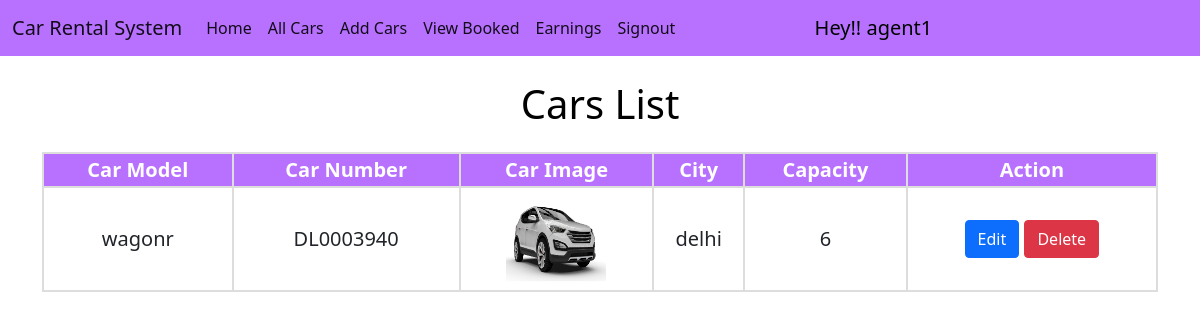
Page /car_agency_dashboard/ (signed in) on the committed database.
### home/models.py (models this page shows, shortened)
class User(AbstractUser):
    is_customer= models.BooleanField('customer status',default=False)
    is_car_agency= models.BooleanField('car agency status',default=False)

class Car(models.Model):
    model = models.CharField(max_length=50)
    number = models.CharField(max_length=50, unique=True)
    image = models.ImageField(upload_to="")
    car_agency = models.ForeignKey(CarAgency, on_delete=models.PROTECT)
    capacity = models.CharField(max_length=2)
    location = models.ForeignKey(Location, on_delete=models.SET_NULL, null=True)
    is_available = models.BooleanField(default=True)
    rent = models.CharField(max_length=10, blank=True)

class Location(models.Model):
    city = models.CharField(max_length=50)

### home/views.py (the view)
# urls.py: path("car_agency_dashboard/", views.all_cars, name="all_cars"),
def all_cars(request):
    dealer = CarAgency.objects.filter(car_agency=request.user).first()
    cars = Car.objects.filter(car_agency=dealer)
    return render(request, "all_cars.html", {'cars':cars})

### home/templates/all_cars.html (shortened to what this page needs)
{% extends 'car_agency_navbar.html' %}
{% block body %}
<div class="container">
    {% if cars %}
    <h1 class="mt-4">Cars List</h1>
    <div class="users-table mt-4">
        <table>
            <tbody>
                <tr>
                    <th>Car Model</th>
                    <th>Car Number</th>
                    <th>Car Image</th>
                    <th>City</th>
                    <th>Capacity</th>
                    <th>Action</th>
                </tr>
                {% for car in cars %}
                <tr>
                    <td>{{car.model}}</td>
                    <td>{{car.number}}</td>
                    <td><img src="{{car.image.url}}" alt="" width="100px" height="100px"></td>
                    <td>{{car.location.city}}</td>
                    <td>{{car.capacity}}</td>
                    <td> <a href="/edit_car/{{car.id}}/" class="btn btn-primary">Edit</a>
                        <a href="/delete_car/{{car.id}}/" class="btn btn-danger"
                            onclick="return confirm('Are you sure you want to delete {{car.name}}?')">Delete</a></td>
                </tr>
                {% endfor %}
            </tbody>
        </table>
        {% else %}
        <br>
        <h2>No Cars Added Yet</h2>
        {% endif %}
    </div>
    {% endblock %}

### home/templates/car_agency_navbar.html (shortened to what this page needs)
<!doctype html>
<html lang="en">
<head>
  <link href="https://cdn.jsdelivr.net/npm/bootstrap@5.1.0/dist/css/bootstrap.min.css" rel="stylesheet"
>
</head>
<body>
  <nav class="navbar navbar-expand-lg navbar-light sticky-top">
    <div class="container-fluid">
      <a class="navbar-brand" href="#">Car Rental System</a>
      <div class="collapse navbar-collapse" id="navbarSupportedContent">
        <ul class="navbar-nav me-5">
          <li class="nav-item">
            <a class="nav-link active" aria-current="page" href="/">Home</a>
          </li>
          <li class="nav-item">
            <a class="nav-link active" aria-current="page" href="/all_cars/">All Cars</a>
          </li>
          <li class="nav-item">
            <a class="nav-link active" aria-current="page" href="/add_car/">Add Cars</a>
          </li>
          <li class="nav-item">
            <a class="nav-link active" aria-current="page" href="/view_booked/">View Booked</a>
          </li>
          <li class="nav-item">
            <a class="nav-link active" aria-current="page" href="/earnings/">Earnings</a>
          </li>
          <li class="nav-item">
            <a class="nav-link active" aria-current="page" href="/signout/">Signout</a>
          </li>
        </ul>
        <a href="#" style="text-decoration: none; color: black; font-size: 20px;">&nbsp;&nbsp;&nbsp;&nbsp;&nbsp;&nbsp;&nbsp;&nbsp;&nbsp;&nbsp;&nbsp;&nbsp;&nbsp;&nbsp;&nbsp;
          Hey!! {{request.user}}</a>
      </div>
    </div>
  </nav>
  {% block body %}
  {% endblock %}
</body>
</html>

### home/templates/car_agency_navbar.html (style rules this page uses)
.navbar { background-color: #B871FF; }

### home/templates/all_cars.html (style rules this page uses)
h1 { text-align: center; color: black; }
table { border-collapse: collapse; width: 100%; text-align: center; font-size: 20px; }
th { background-color: #B871FF; color: white; }
th, td { border: 2px solid #ddd; }

### rows in the picture
User: user "agent1"
Car: model "wagonr", number "DL0003940", image (picture), location.city "delhi", capacity "6"
